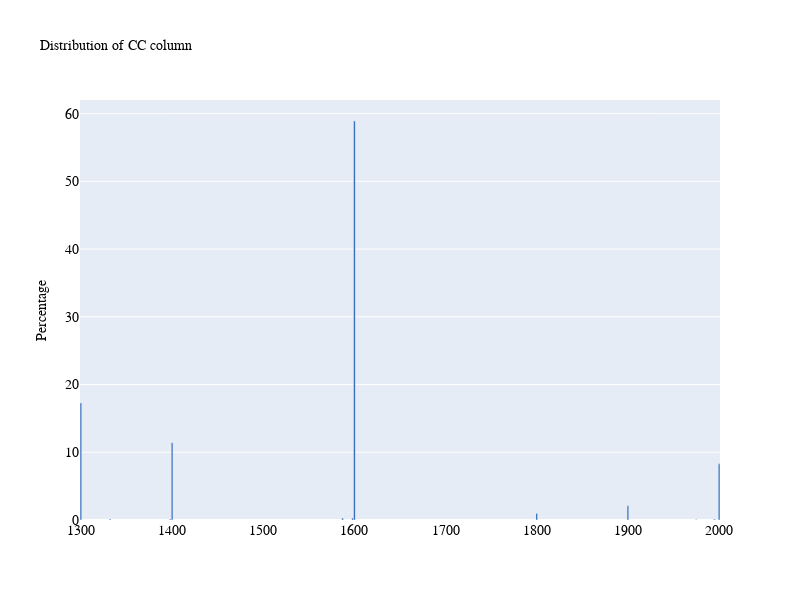

Notebook code cell kept with this figure:
### Code cell
plot_bar('CC')

### Figure 1 — Plotly figure (JSON) as saved in the notebook; plotly's stock layout.template omitted (floating-point values rounded to 4 significant figures)
{"data": [{"marker": {"color": "#0047AB"}, "text": ["58.91%", "17.27%", "11.42%", "8.290000000000001%", "2.09%", "0.97%", "0.27999999999999997%", "0.27999999999999997%", "0.13999999999999999%", "0.13999999999999999%", "0.13999999999999999%", "0.06999999999999999%"], "textposition": "auto", "type": "bar", "x": [1600, 1300, 1400, 2000, 1900, 1800, 1598, 1587, 1995, 1398, 1332, 1975], "y": [58.91, 17.27, 11.42, 8.29, 2.09, 0.97, 0.28, 0.28, 0.14, 0.14, 0.14, 0.07]}], "layout": {"autosize": false, "font": {"color": "white", "family": "Courier New, monospace", "size": 12}, "height": 600, "title": {"font": {"color": "black", "family": "Courier New, monospace", "size": 14}, "text": "Distribution of CC column"}, "width": 800, "xaxis": {"tickfont": {"color": "black", "family": "Courier New, monospace", "size": 14}}, "yaxis": {"tickfont": {"color": "black", "family": "Courier New, monospace", "size": 14}, "title": {"font": {"color": "black", "size": 14}, "text": "Percentage"}}}}
